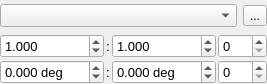
<?xml version="1.0" encoding="UTF-8"?>
<ui version="4.0">
 <class>nInterferometry1</class>
 <widget class="QWidget" name="nInterferometry1">
  <property name="geometry">
   <rect>
    <x>0</x>
    <y>0</y>
    <width>249</width>
    <height>84</height>
   </rect>
  </property>
  <property name="windowTitle">
   <string>Form</string>
  </property>
  <layout class="QGridLayout" name="gridLayout" rowstretch="0,1,1" columnstretch="1,0,1,0">
   <property name="margin">
    <number>0</number>
   </property>
   <property name="spacing">
    <number>2</number>
   </property>
   <item row="1" column="0">
    <widget class="QDoubleSpinBox" name="minStretch">
     <property name="font">
      <font>
       <pointsize>10</pointsize>
      </font>
     </property>
     <property name="decimals">
      <number>3</number>
     </property>
     <property name="minimum">
      <double>0.000000000000000</double>
     </property>
     <property name="maximum">
      <double>9999.000000000000000</double>
     </property>
     <property name="singleStep">
      <double>0.100000000000000</double>
     </property>
     <property name="value">
      <double>1.000000000000000</double>
     </property>
     <property name="neutrinoSave" stdset="0">
      <bool>true</bool>
     </property>
    </widget>
   </item>
   <item row="1" column="1">
    <widget class="QLabel" name="label">
     <property name="font">
      <font>
       <pointsize>10</pointsize>
      </font>
     </property>
     <property name="text">
      <string>:</string>
     </property>
     <property name="alignment">
      <set>Qt::AlignCenter</set>
     </property>
    </widget>
   </item>
   <item row="1" column="2">
    <widget class="QDoubleSpinBox" name="maxStretch">
     <property name="font">
      <font>
       <pointsize>10</pointsize>
      </font>
     </property>
     <property name="decimals">
      <number>3</number>
     </property>
     <property name="minimum">
      <double>0.000000000000000</double>
     </property>
     <property name="maximum">
      <double>9999.000000000000000</double>
     </property>
     <property name="singleStep">
      <double>0.100000000000000</double>
     </property>
     <property name="value">
      <double>1.000000000000000</double>
     </property>
     <property name="neutrinoSave" stdset="0">
      <bool>true</bool>
     </property>
    </widget>
   </item>
   <item row="1" column="3">
    <widget class="QSpinBox" name="numStretch">
     <property name="font">
      <font>
       <pointsize>10</pointsize>
      </font>
     </property>
     <property name="minimum">
      <number>0</number>
     </property>
     <property name="maximum">
      <number>999</number>
     </property>
     <property name="value">
      <number>0</number>
     </property>
     <property name="neutrinoSave" stdset="0">
      <bool>true</bool>
     </property>
    </widget>
   </item>
   <item row="2" column="0">
    <widget class="QDoubleSpinBox" name="minAngle">
     <property name="font">
      <font>
       <pointsize>10</pointsize>
      </font>
     </property>
     <property name="suffix">
      <string> deg</string>
     </property>
     <property name="decimals">
      <number>3</number>
     </property>
     <property name="minimum">
      <double>-360.000000000000000</double>
     </property>
     <property name="maximum">
      <double>360.000000000000000</double>
     </property>
     <property name="neutrinoSave" stdset="0">
      <bool>true</bool>
     </property>
    </widget>
   </item>
   <item row="2" column="1">
    <widget class="QLabel" name="label_2">
     <property name="font">
      <font>
       <pointsize>10</pointsize>
      </font>
     </property>
     <property name="text">
      <string>:</string>
     </property>
     <property name="alignment">
      <set>Qt::AlignCenter</set>
     </property>
    </widget>
   </item>
   <item row="2" column="2">
    <widget class="QDoubleSpinBox" name="maxAngle">
     <property name="font">
      <font>
       <pointsize>10</pointsize>
      </font>
     </property>
     <property name="suffix">
      <string> deg</string>
     </property>
     <property name="decimals">
      <number>3</number>
     </property>
     <property name="minimum">
      <double>-360.000000000000000</double>
     </property>
     <property name="maximum">
      <double>360.000000000000000</double>
     </property>
     <property name="neutrinoSave" stdset="0">
      <bool>true</bool>
     </property>
    </widget>
   </item>
   <item row="2" column="3">
    <widget class="QSpinBox" name="numAngle">
     <property name="font">
      <font>
       <pointsize>10</pointsize>
      </font>
     </property>
     <property name="minimum">
      <number>0</number>
     </property>
     <property name="maximum">
      <number>999</number>
     </property>
     <property name="value">
      <number>0</number>
     </property>
     <property name="neutrinoSave" stdset="0">
      <bool>true</bool>
     </property>
    </widget>
   </item>
   <item row="0" column="0" colspan="4">
    <widget class="QWidget" name="widget" native="true">
     <layout class="QHBoxLayout" name="horizontalLayout">
      <property name="margin">
       <number>0</number>
      </property>
      <item>
       <widget class="QComboBox" name="image">
        <property name="font">
         <font>
          <pointsize>10</pointsize>
         </font>
        </property>
        <property name="neutrinoImage" stdset="0">
         <bool>true</bool>
        </property>
       </widget>
      </item>
      <item>
       <widget class="QToolButton" name="doit">
        <property name="text">
         <string>...</string>
        </property>
        <property name="icon">
         <iconset resource="../resources/icons/icons.qrc">
          <normaloff>:/icons/run.png</normaloff>:/icons/run.png</iconset>
        </property>
       </widget>
      </item>
     </layout>
    </widget>
   </item>
  </layout>
 </widget>
 <tabstops>
  <tabstop>image</tabstop>
  <tabstop>minStretch</tabstop>
  <tabstop>maxStretch</tabstop>
  <tabstop>minAngle</tabstop>
  <tabstop>maxAngle</tabstop>
  <tabstop>numStretch</tabstop>
  <tabstop>numAngle</tabstop>
 </tabstops>
 <resources>
  <include location="../resources/icons/icons.qrc"/>
 </resources>
 <connections/>
</ui>
